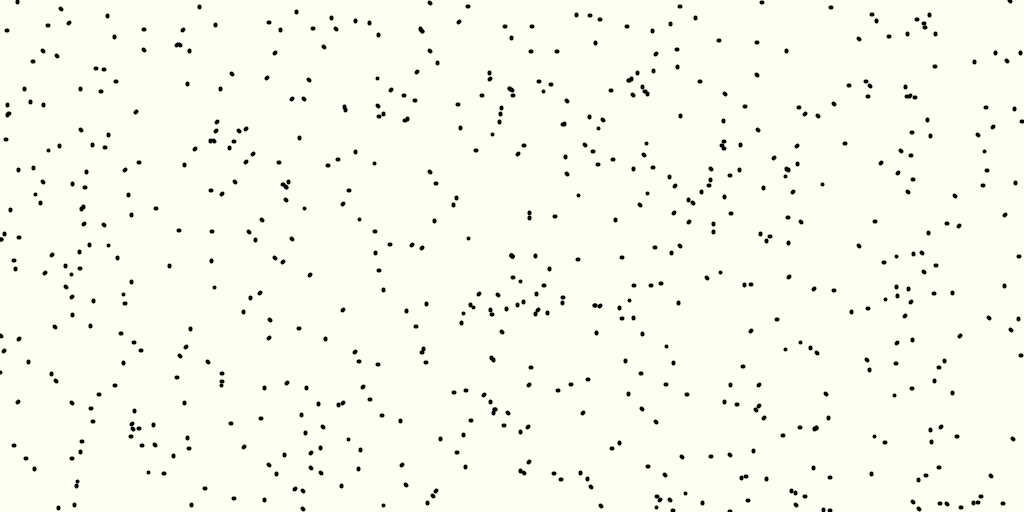
Frame 1 (no input)
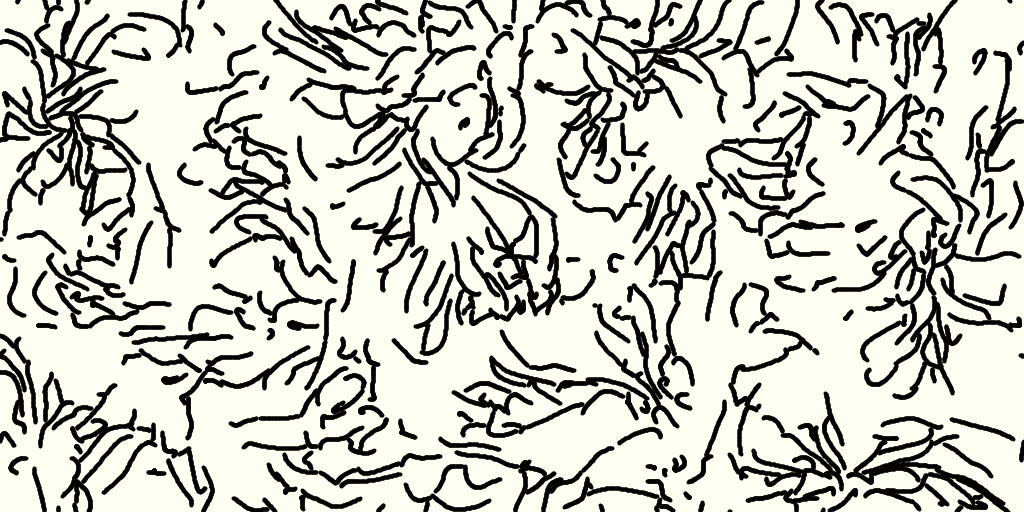
Frame 60 (the mouse pressed at the canvas centre just before this capture)
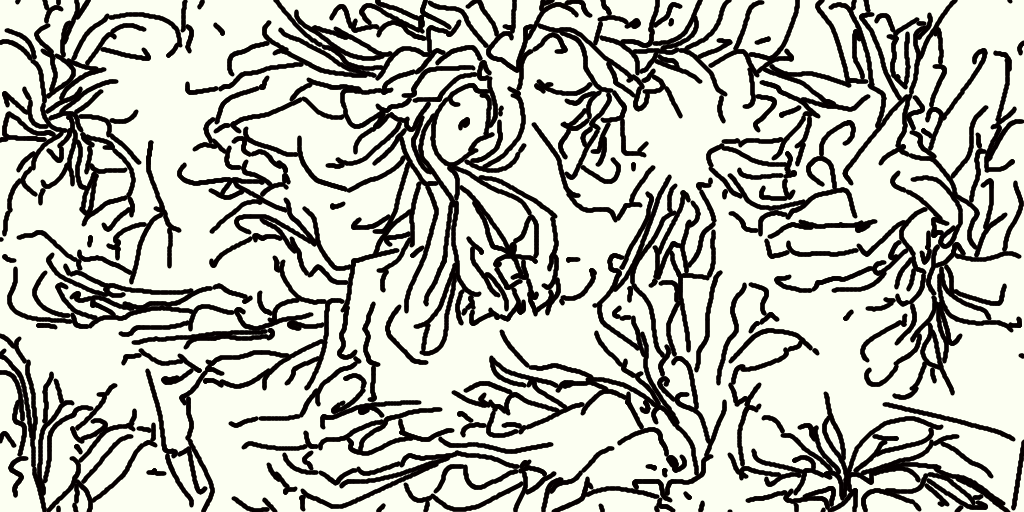
Frame 120 (the mouse held since frame 60 and released just before this capture)

The Processing sketch that drew these frames (run headless with seeded random() and noise(); from frame 60 on, the mouse is pressed at the canvas centre):

// Processing sketch: inktober_01
// ── inktober_01.pde
/*
 * 2018 October 01 — Inktober
 * Playing with boids as pens.
 * If a boid touches another line, it ends.
 */

String filename = "output.png";
long seed = (long)(random(1) * 9223372036854775807L);

int circleBoids = random(1)>.5 ? int(random(300)) : 0;
int centerBoids = random(1)>.5 ? int(random(30)) : 0;
int noiseBoids =  random(1)>.5 ? int(random(2000)) : 0;
int lineBoids = random(1)>.5 ? int(random(300)) : 0;
boolean wrap = random(1) > .5;
float lineWidth = 4;

// Probably don't need to tune these.
boolean printCheck = false;
float checkDistance = 0.7;  // how far ahead the snoids check for collisions
color paper, ink;
Flock flock;




void setup(){
  //seed = 6518745506095562752L;
  println("seed: " + seed);
  randomSeed(seed);
  size(1024,512);
  //fullScreen();
  colorMode(HSB, 1.0);
  ellipseMode(CENTER);
  strokeJoin(ROUND);
  strokeCap(ROUND);
  paper = color(0.2, 0.05, 1.0);
  ink = #050000;
  background(paper);
  stroke(ink);
  strokeWeight(lineWidth);
  smooth(2);
  
  if(centerBoids + noiseBoids + circleBoids + lineBoids == 0){
    lineBoids = (int)random(100,3000);
  }
  
  //// experiment
  //lineBoids = round(random(10, 300));
  //centerBoids = 0;
  //noiseBoids = 0;
  //circleBoids = 0;
  
  PVector center = new PVector(width/2, height/2);
  float circleRadius = random(width/2);
  float deadZoneRadius = random(0, circleRadius);
  println("spawn circle disc: " + deadZoneRadius + " through " + circleRadius);
  
  println("circle: " + circleBoids + 
          " | center: " + centerBoids + 
          " | noise: " + noiseBoids + 
          " | line: " + lineBoids);
  
  PVector spawn = center.copy();
  flock = new Flock();
  // Add an initial set of boids into the system
  for (int i = 0; i < circleBoids; i++) {
    spawn.set(width/2, height/2);
    //flock.addBoid(new Boid(random(0, width),random(0, height)));
    spawn.add(PVector.random2D().setMag(random (deadZoneRadius, circleRadius)));
    flock.addBoid(new Boid(spawn.x, spawn.y));
  }
  
  for (int i = 0; i < noiseBoids; i++) {
    flock.addBoid(new Boid(random(0, width),random(0, height)));
  }
  
  for (int i = 0; i < centerBoids; i++) {
    flock.addBoid(new Boid(width/2, height/2));
  }
  
  float lerp;
  PVector spawnPoint = new PVector();
  PVector p1 = new PVector (random(width), random(height));
  PVector p2 = new PVector (random(width), random(height));
  for (int i = 0; i < lineBoids; i++) {
    lerp = (float)i / (float)lineBoids;
    spawnPoint.set(lerp(p1.x, p2.x, lerp), lerp(p1.y, p2.y, lerp));
    flock.addBoid(new Boid(spawnPoint.x, spawnPoint.y));
  }
  
}

void draw(){
  strokeWeight(lineWidth);
  flock.run();
  
  if(flock.boids.isEmpty()){
    println("drawing finished, saved as " + filename);
    save(filename);
    exit();
  }
}


/**
 * Flocking 
 * by Daniel Shiffman.  
 * 
 * An implementation of Craig Reynold's Boids program to simulate
 * the flocking behavior of birds. Each boid steers itself based on 
 * rules of avoidance, alignment, and coherence.
 * 
 * Click the mouse to add a new boid.
 */

// Add a new boid into the System
void mousePressed() {
  flock.addBoid(new Boid(mouseX,mouseY));
}

// ── boids.pde
// The Boid class

float rSeparation = random(2);
float rCohesion = random(2);
float rAlignment = random(5);
float cSeparation = 1.5;
float cCohesion = 1.0;
float cAlignment = 1.0;

class Boid {

  PVector position;
  PVector prPosition;
  PVector velocity;
  PVector acceleration;
  float r;
  float maxforce;    // Maximum steering force
  float maxspeed;    // Maximum speed

    Boid(float x, float y) {
    acceleration = new PVector(0, 0);

    // This is a new PVector method not yet implemented in JS
    // velocity = PVector.random2D();

    // Leaving the code temporarily this way so that this example runs in JS
    float angle = random(TWO_PI);
    velocity = new PVector(cos(angle), sin(angle));

    position = new PVector(x, y);
    r = lineWidth;
    maxspeed = 1.5;
    maxforce = 0.03;
  }

  void run(ArrayList<Boid> boids) {
    flock(boids);
    update();
    borders();
    render();
  }

  void applyForce(PVector force) {
    // We could add mass here if we want A = F / M
    acceleration.add(force);
  }

  // We accumulate a new acceleration each time based on three rules
  void flock(ArrayList<Boid> boids) {
    PVector sep = separate(boids);   // Separation
    PVector ali = align(boids);      // Alignment
    PVector coh = cohesion(boids);   // Cohesion
    // Arbitrarily weight these forces
    sep.mult(cSeparation);
    ali.mult(cAlignment);
    coh.mult(cCohesion);
    // Add the force vectors to acceleration
    applyForce(sep);
    applyForce(ali);
    applyForce(coh);
  }

  // Method to update position
  void update() {
    prPosition = position.copy();
    // Update velocity
    velocity.add(acceleration);
    // Limit speed
    velocity.limit(maxspeed);
    position.add(velocity);
    // Reset accelertion to 0 each cycle
    acceleration.mult(0);
  }

  // A method that calculates and applies a steering force towards a target
  // STEER = DESIRED MINUS VELOCITY
  PVector seek(PVector target) {
    PVector desired = PVector.sub(target, position);  // A vector pointing from the position to the target
    // Scale to maximum speed
    desired.normalize();
    desired.mult(maxspeed);

    // Above two lines of code below could be condensed with new PVector setMag() method
    // Not using this method until Processing.js catches up
    // desired.setMag(maxspeed);

    // Steering = Desired minus Velocity
    PVector steer = PVector.sub(desired, velocity);
    steer.limit(maxforce);  // Limit to maximum steering force
    return steer;
  }

  void render() {
    line(prPosition.x, prPosition.y, position.x, position.y);
    
    //// Draw a triangle rotated in the direction of velocity
    //float theta = velocity.heading2D() + radians(90);
    //// heading2D() above is now heading() but leaving old syntax until Processing.js catches up
    
    //fill(ink);
    //pushMatrix();
    //translate(position.x, position.y);
    ////rotate(theta);
    ////beginShape(TRIANGLES);
    ////vertex(0, -r*2);
    ////vertex(-r, r*2);
    ////vertex(r, r*2);
    ////endShape();
    //ellipse(0, 0, r, r);
    //popMatrix();
  }

  // Wraparound
  void borders() {
    if (position.x < 0){
      position.x = width;
      prPosition = position.copy();
    }
    if (position.y < 0){
      position.y = height;
      prPosition = position.copy();
    }
    if (position.x > width){
      position.x = 0;
      prPosition = position.copy();
    }
    if (position.y > height){
      position.y = 0;
      prPosition = position.copy();
    }
  }

  // Separation
  // Method checks for nearby boids and steers away
  PVector separate (ArrayList<Boid> boids) {
    float desiredseparation = 25.0f;
    PVector steer = new PVector(0, 0, 0);
    int count = 0;
    // For every boid in the system, check if it's too close
    for (Boid other : boids) {
      float d = PVector.dist(position, other.position);
      // If the distance is greater than 0 and less than an arbitrary amount (0 when you are yourself)
      if ((d > 0) && (d < desiredseparation)) {
        // Calculate vector pointing away from neighbor
        PVector diff = PVector.sub(position, other.position);
        diff.normalize();
        diff.div(d);        // Weight by distance
        steer.add(diff);
        count++;            // Keep track of how many
      }
    }
    // Average -- divide by how many
    if (count > 0) {
      steer.div((float)count);
    }

    // As long as the vector is greater than 0
    if (steer.mag() > 0) {
      // First two lines of code below could be condensed with new PVector setMag() method
      // Not using this method until Processing.js catches up
      // steer.setMag(maxspeed);

      // Implement Reynolds: Steering = Desired - Velocity
      steer.normalize();
      steer.mult(maxspeed);
      steer.sub(velocity);
      steer.limit(maxforce);
    }
    return steer;
  }

  // Alignment
  // For every nearby boid in the system, calculate the average velocity
  PVector align (ArrayList<Boid> boids) {
    float neighbordist = 50;
    PVector sum = new PVector(0, 0);
    int count = 0;
    for (Boid other : boids) {
      float d = PVector.dist(position, other.position);
      if ((d > 0) && (d < neighbordist)) {
        sum.add(other.velocity);
        count++;
      }
    }
    if (count > 0) {
      sum.div((float)count);
      // First two lines of code below could be condensed with new PVector setMag() method
      // Not using this method until Processing.js catches up
      // sum.setMag(maxspeed);

      // Implement Reynolds: Steering = Desired - Velocity
      sum.normalize();
      sum.mult(maxspeed);
      PVector steer = PVector.sub(sum, velocity);
      steer.limit(maxforce);
      return steer;
    } 
    else {
      return new PVector(0, 0);
    }
  }

  // Cohesion
  // For the average position (i.e. center) of all nearby boids, calculate steering vector towards that position
  PVector cohesion (ArrayList<Boid> boids) {
    float neighbordist = 50;
    PVector sum = new PVector(0, 0);   // Start with empty vector to accumulate all positions
    int count = 0;
    for (Boid other : boids) {
      float d = PVector.dist(position, other.position);
      if ((d > 0) && (d < neighbordist)) {
        sum.add(other.position); // Add position
        count++;
      }
    }
    if (count > 0) {
      sum.div(count);
      return seek(sum);  // Steer towards the position
    } 
    else {
      return new PVector(0, 0);
    }
  }
}

// The Flock (a list of Boid objects)

class Flock {
  ArrayList<Boid> boids; // An ArrayList for all the boids

  Flock() {
    boids = new ArrayList<Boid>(); // Initialize the ArrayList
  }

  void run() {
    for (Boid b : boids) {
      b.run(boids);  // Passing the entire list of boids to each boid individually
    }
    
    // Cull snoids that have hit another line
    loadPixels();
    // run backwards so we can remove and loop through in one go
    for (int i = boids.size() - 1; i >= 0; i--){
      // grab the item from the arraylist
      Boid b = boids.get(i);
      
      // I need to walk through the pixels between the current point and the next point
      // to check for collisions on all of them, not just the next one
      
      // we want to check the pixel in front of the snoid so they don't stop themselves
      PVector nxPosition = b.position.copy();
      nxPosition.add(b.velocity.copy().setMag(lineWidth * checkDistance));
      nxPosition.x = int(nxPosition.x % width);
      nxPosition.y = int(nxPosition.y % height);
      int r = constrain(round(nxPosition.y), 0, height-1);
      int c = constrain(round(nxPosition.x), 0, width-1);
      color vCol = pixels[r * width + c];
      
      if(printCheck){
        stroke(#ff0000);
        point(c, r);
        noStroke();
      }
      
      if(vCol == ink){  // if it's on an ink-colored pixel
        line(b.position.x, b.position.y, b.prPosition.x, b.prPosition.y);
        boids.remove(i);           // remove it from the simulation
        continue;
      }
      
      if(!wrap){
        PVector nextPos = PVector.add(b.position, b.velocity);
        if( nextPos.x < 0 || nextPos.x > width || nextPos.y < 0 || nextPos.y > height){
          line(b.position.x, b.position.y, b.prPosition.x, b.prPosition.y);
          boids.remove(i);
        }
      }
    }
  }

  void addBoid(Boid b) {
    boids.add(b);
  }

}
